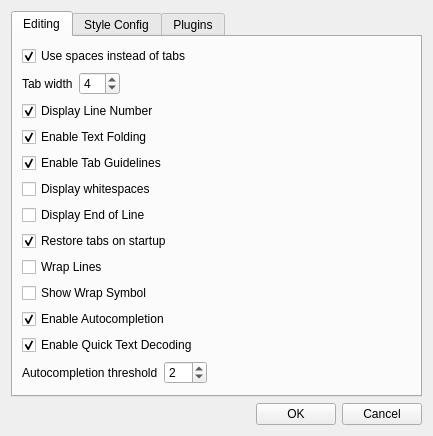
<?xml version="1.0" encoding="UTF-8"?>
<ui version="4.0">
 <class>ConfigurationDlg</class>
 <widget class="QDialog" name="ConfigurationDlg">
  <property name="geometry">
   <rect>
    <x>0</x>
    <y>0</y>
    <width>433</width>
    <height>420</height>
   </rect>
  </property>
  <property name="windowTitle">
   <string>Configuration</string>
  </property>
  <layout class="QVBoxLayout" name="verticalLayout_3">
   <item>
    <widget class="QTabWidget" name="tabWidget">
     <property name="currentIndex">
      <number>0</number>
     </property>
     <widget class="QWidget" name="editingTab">
      <attribute name="title">
       <string>Editing</string>
      </attribute>
      <layout class="QGridLayout" name="gridLayout_2">
       <item row="0" column="0">
        <layout class="QVBoxLayout" name="verticalLayout_2">
         <item>
          <layout class="QGridLayout" name="gridLayout">
           <item row="0" column="0" colspan="3">
            <widget class="QCheckBox" name="tabSpacesCheckBox">
             <property name="toolTip">
              <string>&lt;!DOCTYPE HTML PUBLIC &quot;-//W3C//DTD HTML 4.0//EN&quot; &quot;http://www.w3.org/TR/REC-html40/strict.dtd&quot;&gt;
&lt;html&gt;&lt;head&gt;&lt;meta name=&quot;qrichtext&quot; content=&quot;1&quot; /&gt;&lt;style type=&quot;text/css&quot;&gt;
p, li { white-space: pre-wrap; }
&lt;/style&gt;&lt;/head&gt;&lt;body style=&quot; font-family:'MS Shell Dlg 2'; font-size:8.25pt; font-weight:400; font-style:normal;&quot;&gt;
&lt;p style=&quot; margin-top:0px; margin-bottom:0px; margin-left:0px; margin-right:0px; -qt-block-indent:0; text-indent:0px;&quot;&gt;&lt;span style=&quot; font-size:8pt;&quot;&gt;Set this option if you want to  use multiple spaces when Tab key is pressed instead of &lt;/span&gt;&lt;span style=&quot; font-size:8pt; font-weight:600;&quot;&gt;&amp;quot;\t&amp;quot;&lt;/span&gt;&lt;span style=&quot; font-size:8pt;&quot;&gt; character.&lt;/span&gt;&lt;/p&gt;
&lt;p style=&quot; margin-top:0px; margin-bottom:0px; margin-left:0px; margin-right:0px; -qt-block-indent:0; text-indent:0px;&quot;&gt;&lt;span style=&quot; font-size:8pt;&quot;&gt;This is highly recommended when editing Python scripts (unwritten standard is 4 spaces per tab)&lt;/span&gt;&lt;/p&gt;&lt;/body&gt;&lt;/html&gt;</string>
             </property>
             <property name="text">
              <string>Use spaces instead of tabs</string>
             </property>
             <property name="checked">
              <bool>true</bool>
             </property>
            </widget>
           </item>
           <item row="1" column="0">
            <widget class="QLabel" name="tabWidthLabel">
             <property name="text">
              <string>Tab width</string>
             </property>
            </widget>
           </item>
           <item row="1" column="1">
            <widget class="QSpinBox" name="spacesSpinBox">
             <property name="enabled">
              <bool>true</bool>
             </property>
             <property name="minimum">
              <number>1</number>
             </property>
             <property name="value">
              <number>4</number>
             </property>
            </widget>
           </item>
           <item row="1" column="2">
            <spacer name="horizontalSpacer_3">
             <property name="orientation">
              <enum>Qt::Horizontal</enum>
             </property>
             <property name="sizeHint" stdset="0">
              <size>
               <width>40</width>
               <height>20</height>
              </size>
             </property>
            </spacer>
           </item>
          </layout>
         </item>
         <item>
          <layout class="QVBoxLayout" name="verticalLayout">
           <item>
            <widget class="QCheckBox" name="lineNumberCheckBox">
             <property name="text">
              <string>Display Line Number</string>
             </property>
             <property name="checked">
              <bool>true</bool>
             </property>
            </widget>
           </item>
           <item>
            <widget class="QCheckBox" name="foldTextCheckBox">
             <property name="text">
              <string>Enable Text Folding</string>
             </property>
             <property name="checked">
              <bool>true</bool>
             </property>
            </widget>
           </item>
           <item>
            <widget class="QCheckBox" name="tabGuidelinesCheckBox">
             <property name="toolTip">
              <string>Display/hide vertical marks that help visualize indentation</string>
             </property>
             <property name="text">
              <string>Enable Tab Guidelines</string>
             </property>
             <property name="checked">
              <bool>true</bool>
             </property>
            </widget>
           </item>
           <item>
            <widget class="QCheckBox" name="whiteSpaceCheckBox">
             <property name="toolTip">
              <string>Display/hide normally invisible white spaces</string>
             </property>
             <property name="text">
              <string>Display whitespaces</string>
             </property>
            </widget>
           </item>
           <item>
            <widget class="QCheckBox" name="eolCheckBox">
             <property name="text">
              <string>Display End of Line</string>
             </property>
            </widget>
           </item>
           <item>
            <widget class="QCheckBox" name="restoreTabsCheckBox">
             <property name="text">
              <string>Restore tabs on startup</string>
             </property>
             <property name="checked">
              <bool>true</bool>
             </property>
            </widget>
           </item>
           <item>
            <widget class="QCheckBox" name="wrapLinesCheckBox">
             <property name="text">
              <string>Wrap Lines</string>
             </property>
            </widget>
           </item>
           <item>
            <widget class="QCheckBox" name="showWrapSymbolCheckBox">
             <property name="text">
              <string>Show Wrap Symbol</string>
             </property>
            </widget>
           </item>
           <item>
            <widget class="QCheckBox" name="autocompletionCheckBox">
             <property name="text">
              <string>Enable Autocompletion</string>
             </property>
             <property name="checked">
              <bool>true</bool>
             </property>
            </widget>
           </item>
           <item>
            <widget class="QCheckBox" name="quickTextDecodingCB">
             <property name="toolTip">
              <string>&lt;!DOCTYPE HTML PUBLIC &quot;-//W3C//DTD HTML 4.0//EN&quot; &quot;http://www.w3.org/TR/REC-html40/strict.dtd&quot;&gt;
&lt;html&gt;&lt;head&gt;&lt;meta name=&quot;qrichtext&quot; content=&quot;1&quot; /&gt;&lt;style type=&quot;text/css&quot;&gt;
p, li { white-space: pre-wrap; }
&lt;/style&gt;&lt;/head&gt;&lt;body style=&quot; font-family:'MS Shell Dlg 2'; font-size:8.25pt; font-weight:400; font-style:normal;&quot;&gt;
&lt;p style=&quot; margin-top:0px; margin-bottom:0px; margin-left:0px; margin-right:0px; -qt-block-indent:0; text-indent:0px;&quot;&gt;&lt;span style=&quot; font-size:8pt;&quot;&gt;Enales text decoding to be based on first 1000 characters. &lt;/span&gt;&lt;/p&gt;
&lt;p style=&quot; margin-top:0px; margin-bottom:0px; margin-left:0px; margin-right:0px; -qt-block-indent:0; text-indent:0px;&quot;&gt;&lt;span style=&quot; font-size:8pt;&quot;&gt;It can be less acurate then full text scanning but documents open faster &lt;/span&gt;&lt;/p&gt;&lt;/body&gt;&lt;/html&gt;</string>
             </property>
             <property name="text">
              <string>Enable Quick Text Decoding</string>
             </property>
             <property name="checked">
              <bool>true</bool>
             </property>
            </widget>
           </item>
           <item>
            <layout class="QHBoxLayout" name="horizontalLayout_3">
             <item>
              <widget class="QLabel" name="autocompletionLabel">
               <property name="toolTip">
                <string>Determines minimum number of characters after which autocompletion options will be displayed</string>
               </property>
               <property name="text">
                <string>Autocompletion threshold</string>
               </property>
              </widget>
             </item>
             <item>
              <widget class="QSpinBox" name="autocompletionSpinBox">
               <property name="minimum">
                <number>1</number>
               </property>
               <property name="value">
                <number>2</number>
               </property>
              </widget>
             </item>
            </layout>
           </item>
          </layout>
         </item>
        </layout>
       </item>
       <item row="0" column="1">
        <spacer name="horizontalSpacer">
         <property name="orientation">
          <enum>Qt::Horizontal</enum>
         </property>
         <property name="sizeHint" stdset="0">
          <size>
           <width>204</width>
           <height>291</height>
          </size>
         </property>
        </spacer>
       </item>
       <item row="1" column="0">
        <spacer name="verticalSpacer">
         <property name="orientation">
          <enum>Qt::Vertical</enum>
         </property>
         <property name="sizeHint" stdset="0">
          <size>
           <width>177</width>
           <height>10</height>
          </size>
         </property>
        </spacer>
       </item>
      </layout>
     </widget>
     <widget class="QWidget" name="tab_2">
      <attribute name="title">
       <string>Style Config</string>
      </attribute>
      <layout class="QVBoxLayout" name="verticalLayout_9">
       <item>
        <layout class="QHBoxLayout" name="horizontalLayout_8">
         <item>
          <layout class="QVBoxLayout" name="verticalLayout_8">
           <item>
            <widget class="QGroupBox" name="groupBox">
             <property name="title">
              <string>Editor Theme</string>
             </property>
             <layout class="QVBoxLayout" name="verticalLayout_5">
              <item>
               <widget class="QComboBox" name="themeCB"/>
              </item>
             </layout>
            </widget>
           </item>
           <item>
            <widget class="QGroupBox" name="fontGroupBox">
             <property name="title">
              <string>Fonts</string>
             </property>
             <layout class="QVBoxLayout" name="verticalLayout_7">
              <item>
               <layout class="QVBoxLayout" name="verticalLayout_4">
                <item>
                 <layout class="QHBoxLayout" name="horizontalLayout_4">
                  <item>
                   <widget class="QLabel" name="fontLabel">
                    <property name="text">
                     <string>Font</string>
                    </property>
                   </widget>
                  </item>
                  <item>
                   <widget class="QFontComboBox" name="fontComboBox">
                    <property name="currentFont">
                     <font>
                      <family>Courier New</family>
                      <pointsize>10</pointsize>
                     </font>
                    </property>
                   </widget>
                  </item>
                 </layout>
                </item>
                <item>
                 <layout class="QHBoxLayout" name="horizontalLayout_5">
                  <item>
                   <widget class="QLabel" name="fontSizeLabel">
                    <property name="text">
                     <string>Size</string>
                    </property>
                   </widget>
                  </item>
                  <item>
                   <spacer name="horizontalSpacer_4">
                    <property name="orientation">
                     <enum>Qt::Horizontal</enum>
                    </property>
                    <property name="sizeHint" stdset="0">
                     <size>
                      <width>40</width>
                      <height>20</height>
                     </size>
                    </property>
                   </spacer>
                  </item>
                  <item>
                   <widget class="QComboBox" name="fontSizeComboBox">
                    <property name="currentIndex">
                     <number>2</number>
                    </property>
                    <item>
                     <property name="text">
                      <string>8</string>
                     </property>
                    </item>
                    <item>
                     <property name="text">
                      <string>9</string>
                     </property>
                    </item>
                    <item>
                     <property name="text">
                      <string>10</string>
                     </property>
                    </item>
                    <item>
                     <property name="text">
                      <string>11</string>
                     </property>
                    </item>
                    <item>
                     <property name="text">
                      <string>12</string>
                     </property>
                    </item>
                    <item>
                     <property name="text">
                      <string>14</string>
                     </property>
                    </item>
                    <item>
                     <property name="text">
                      <string>16</string>
                     </property>
                    </item>
                    <item>
                     <property name="text">
                      <string>18</string>
                     </property>
                    </item>
                    <item>
                     <property name="text">
                      <string>20</string>
                     </property>
                    </item>
                    <item>
                     <property name="text">
                      <string>22</string>
                     </property>
                    </item>
                    <item>
                     <property name="text">
                      <string>24</string>
                     </property>
                    </item>
                    <item>
                     <property name="text">
                      <string>26</string>
                     </property>
                    </item>
                    <item>
                     <property name="text">
                      <string>28</string>
                     </property>
                    </item>
                   </widget>
                  </item>
                 </layout>
                </item>
               </layout>
              </item>
             </layout>
            </widget>
           </item>
          </layout>
         </item>
         <item>
          <spacer name="horizontalSpacer_5">
           <property name="orientation">
            <enum>Qt::Horizontal</enum>
           </property>
           <property name="sizeHint" stdset="0">
            <size>
             <width>40</width>
             <height>20</height>
            </size>
           </property>
          </spacer>
         </item>
        </layout>
       </item>
       <item>
        <spacer name="verticalSpacer_2">
         <property name="orientation">
          <enum>Qt::Vertical</enum>
         </property>
         <property name="sizeHint" stdset="0">
          <size>
           <width>17</width>
           <height>165</height>
          </size>
         </property>
        </spacer>
       </item>
      </layout>
     </widget>
     <widget class="QWidget" name="tab">
      <attribute name="title">
       <string>Plugins</string>
      </attribute>
      <layout class="QHBoxLayout" name="horizontalLayout_7">
       <item>
        <widget class="QListWidget" name="pluginsLW"/>
       </item>
       <item>
        <layout class="QVBoxLayout" name="verticalLayout_6">
         <item>
          <widget class="QTextEdit" name="pluginsTE">
           <property name="readOnly">
            <bool>true</bool>
           </property>
          </widget>
         </item>
         <item>
          <layout class="QHBoxLayout" name="horizontalLayout_6">
           <item>
            <widget class="QPushButton" name="loadPB">
             <property name="text">
              <string>Load</string>
             </property>
            </widget>
           </item>
           <item>
            <widget class="QPushButton" name="unloadPB">
             <property name="text">
              <string>Unload</string>
             </property>
            </widget>
           </item>
           <item>
            <widget class="QCheckBox" name="loadOnStartupCHB">
             <property name="text">
              <string>Load on startup</string>
             </property>
            </widget>
           </item>
           <item>
            <spacer name="horizontalSpacer_6">
             <property name="orientation">
              <enum>Qt::Horizontal</enum>
             </property>
             <property name="sizeHint" stdset="0">
              <size>
               <width>40</width>
               <height>20</height>
              </size>
             </property>
            </spacer>
           </item>
          </layout>
         </item>
         <item>
          <spacer name="verticalSpacer_3">
           <property name="orientation">
            <enum>Qt::Vertical</enum>
           </property>
           <property name="sizeHint" stdset="0">
            <size>
             <width>20</width>
             <height>40</height>
            </size>
           </property>
          </spacer>
         </item>
        </layout>
       </item>
      </layout>
     </widget>
    </widget>
   </item>
   <item>
    <layout class="QHBoxLayout" name="horizontalLayout_2">
     <item>
      <spacer name="horizontalSpacer_2">
       <property name="orientation">
        <enum>Qt::Horizontal</enum>
       </property>
       <property name="sizeHint" stdset="0">
        <size>
         <width>40</width>
         <height>20</height>
        </size>
       </property>
      </spacer>
     </item>
     <item>
      <layout class="QHBoxLayout" name="horizontalLayout">
       <item>
        <widget class="QPushButton" name="okButton">
         <property name="text">
          <string>OK</string>
         </property>
        </widget>
       </item>
       <item>
        <widget class="QPushButton" name="cancelButton">
         <property name="text">
          <string>Cancel</string>
         </property>
        </widget>
       </item>
      </layout>
     </item>
    </layout>
   </item>
  </layout>
 </widget>
 <resources/>
 <connections>
  <connection>
   <sender>tabSpacesCheckBox</sender>
   <signal>toggled(bool)</signal>
   <receiver>spacesSpinBox</receiver>
   <slot>setEnabled(bool)</slot>
   <hints>
    <hint type="sourcelabel">
     <x>58</x>
     <y>58</y>
    </hint>
    <hint type="destinationlabel">
     <x>119</x>
     <y>84</y>
    </hint>
   </hints>
  </connection>
  <connection>
   <sender>cancelButton</sender>
   <signal>clicked()</signal>
   <receiver>ConfigurationDlg</receiver>
   <slot>reject()</slot>
   <hints>
    <hint type="sourcelabel">
     <x>387</x>
     <y>385</y>
    </hint>
    <hint type="destinationlabel">
     <x>429</x>
     <y>392</y>
    </hint>
   </hints>
  </connection>
  <connection>
   <sender>okButton</sender>
   <signal>clicked()</signal>
   <receiver>ConfigurationDlg</receiver>
   <slot>accept()</slot>
   <hints>
    <hint type="sourcelabel">
     <x>283</x>
     <y>390</y>
    </hint>
    <hint type="destinationlabel">
     <x>226</x>
     <y>386</y>
    </hint>
   </hints>
  </connection>
  <connection>
   <sender>wrapLinesCheckBox</sender>
   <signal>toggled(bool)</signal>
   <receiver>showWrapSymbolCheckBox</receiver>
   <slot>setEnabled(bool)</slot>
   <hints>
    <hint type="sourcelabel">
     <x>90</x>
     <y>247</y>
    </hint>
    <hint type="destinationlabel">
     <x>88</x>
     <y>269</y>
    </hint>
   </hints>
  </connection>
  <connection>
   <sender>autocompletionCheckBox</sender>
   <signal>toggled(bool)</signal>
   <receiver>autocompletionSpinBox</receiver>
   <slot>setEnabled(bool)</slot>
   <hints>
    <hint type="sourcelabel">
     <x>153</x>
     <y>297</y>
    </hint>
    <hint type="destinationlabel">
     <x>171</x>
     <y>328</y>
    </hint>
   </hints>
  </connection>
 </connections>
</ui>
